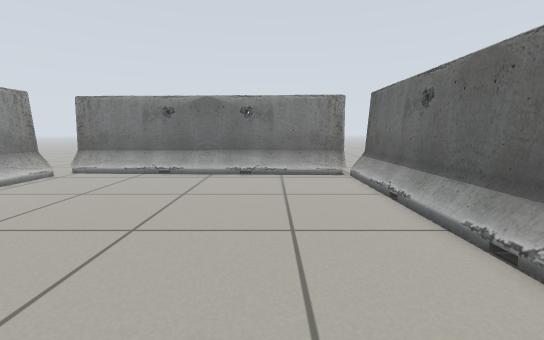
View 1 (above)

14 first-person views from a walk through a Gazebo world. The camera is 0.61 m above the floor, tilts 8° down and sees 90° across. Floor lines are 1 m apart. The floor is counted in squares, 0.25 m on a side. Each view is taken from the middle of a square. On the plan, view 1 faces up. The plan holds only what a view shows up to about 18 squares ahead; the rest is blank.

View 2
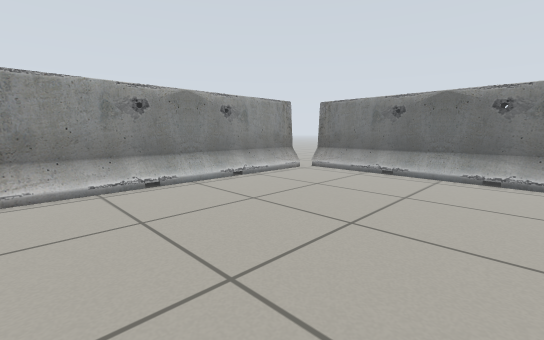

View 3
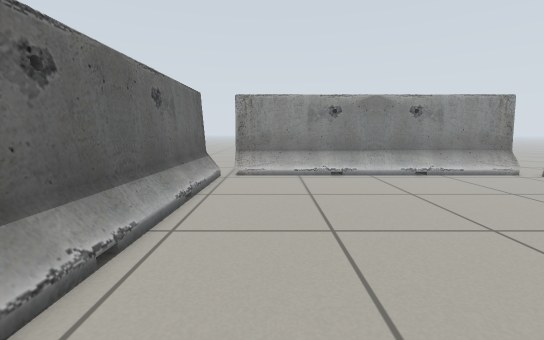

View 4
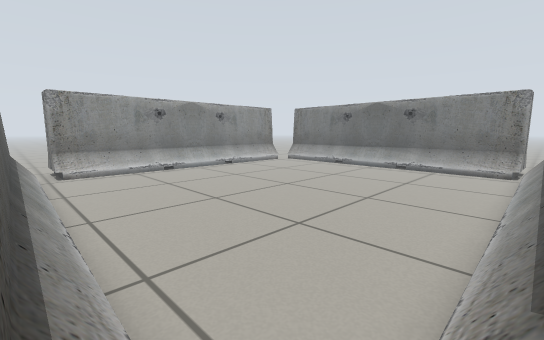

View 5
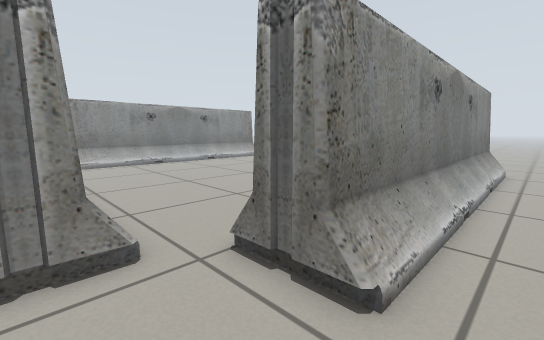

View 6
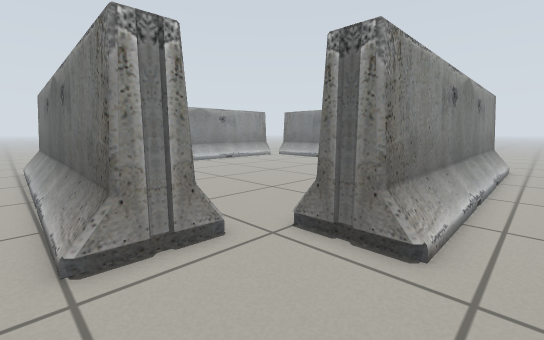

View 7
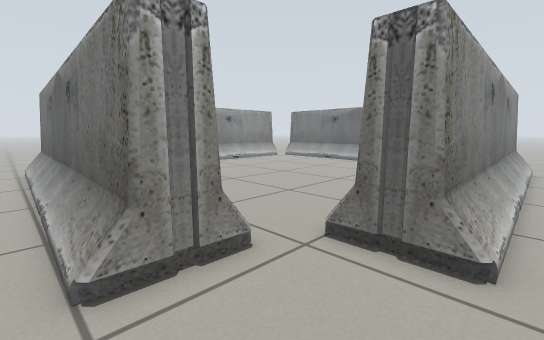

View 8
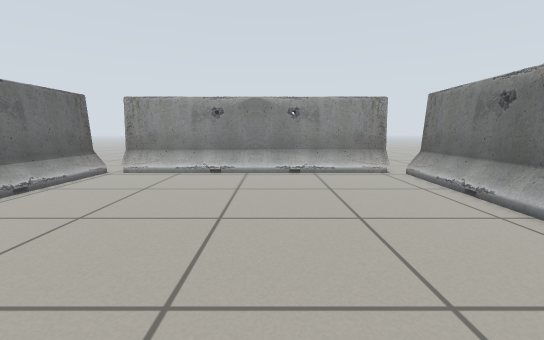

View 9
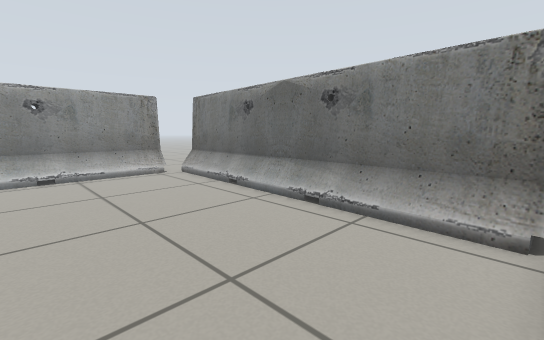

View 10
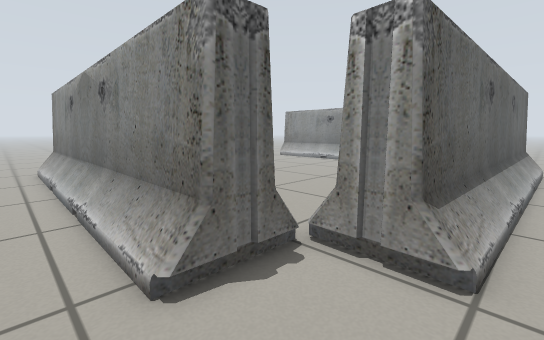

View 11
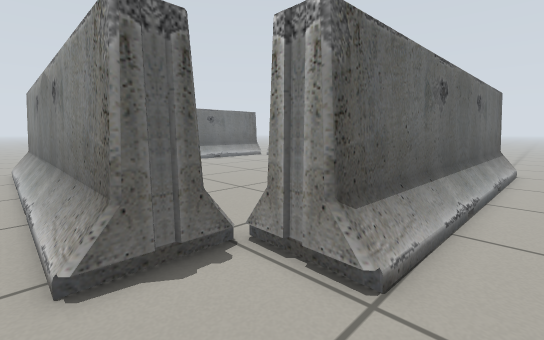

View 12
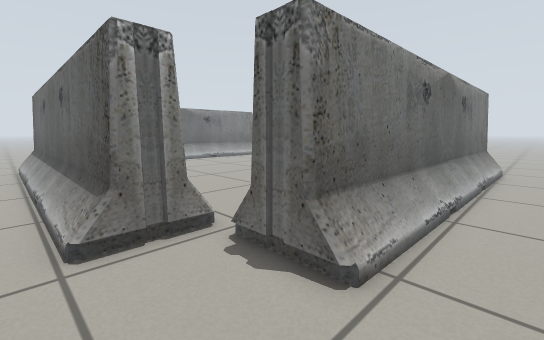

View 13
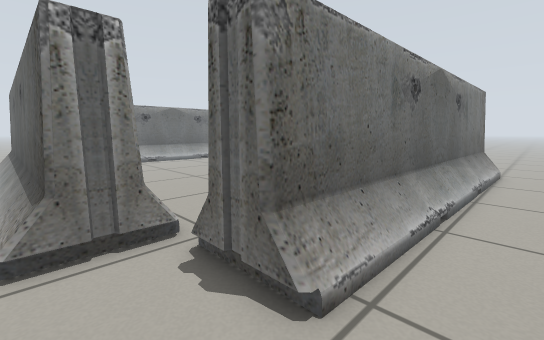

View 14
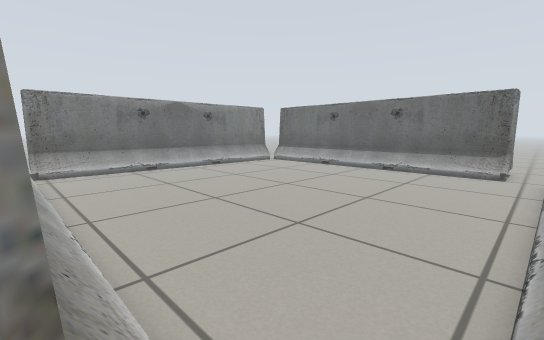

### Floor plan
Key: @ floor where view 1 was taken; . floor; B barrier.
Columns run from 16 left of view 1 to 9 right of it. Each row starts with its distance up from view 1.
 20 .....................   ..
 19 ....BBBBBBBBBB........  ..
 18 ....BBBBBBBBBBBBBBBBB.. ..
 17 . ..BBBBBBBB        B.....
 16 . ..BBBBBBBBBBBBBBBBB.....
 15 .BBBB..............B.BBB..
 14 .BBBB................B B..
 13 .BBBB................B B..
 12 .BBBB................B B..
 11 .BBBB................B B..
 10 .BBBB................B B..
  9 .BBBB................B B..
  8 .BBBB................B B..
  7 .BBBB................B B..
  6 .BBBB................B B..
  5 .BBBB................B B..
  4 .BBBB................B B..
  3 .BBBB................B B..
  2 .BBBB................B B..
  1 .BBBB................B B..
  0 .BBBB...........@....B B..
 -1 .BBBB................BBB..
 -2 ....BBBBBBBBBBBBBBBB......
 -3 ....BBBBBBBBBBBBBBBBB.....
 -4  ...BBBBBBBBBBBBB   B.....
 -5 ....BBBBBBBBBBBBBBBBB.....
 -6 ..........................
 -7 ..  ......................

Where each view was taken, in squares from view 1:
view 1: 0 up, 0 right, facing up
view 2: 0 up, 0 right, facing up-left
view 3: 1 up, 3 right, facing left
view 4: 3 down, 5 right, facing up-left
view 5: 4 down, 9 right, facing up-left
view 6: 6 down, 9 right, facing up-left
view 7: 6 down, 8 right, facing up-left
view 8: 8 up, 4 right, facing left
view 9: 8 up, 4 right, facing up-left
view 10: 19 up, 9 right, facing down-left
view 11: 20 up, 8 right, facing down-left
view 12: 7 down, 16 left, facing up-right
view 13: 7 down, 15 left, facing up-right
view 14: 2 down, 13 left, facing up-right
